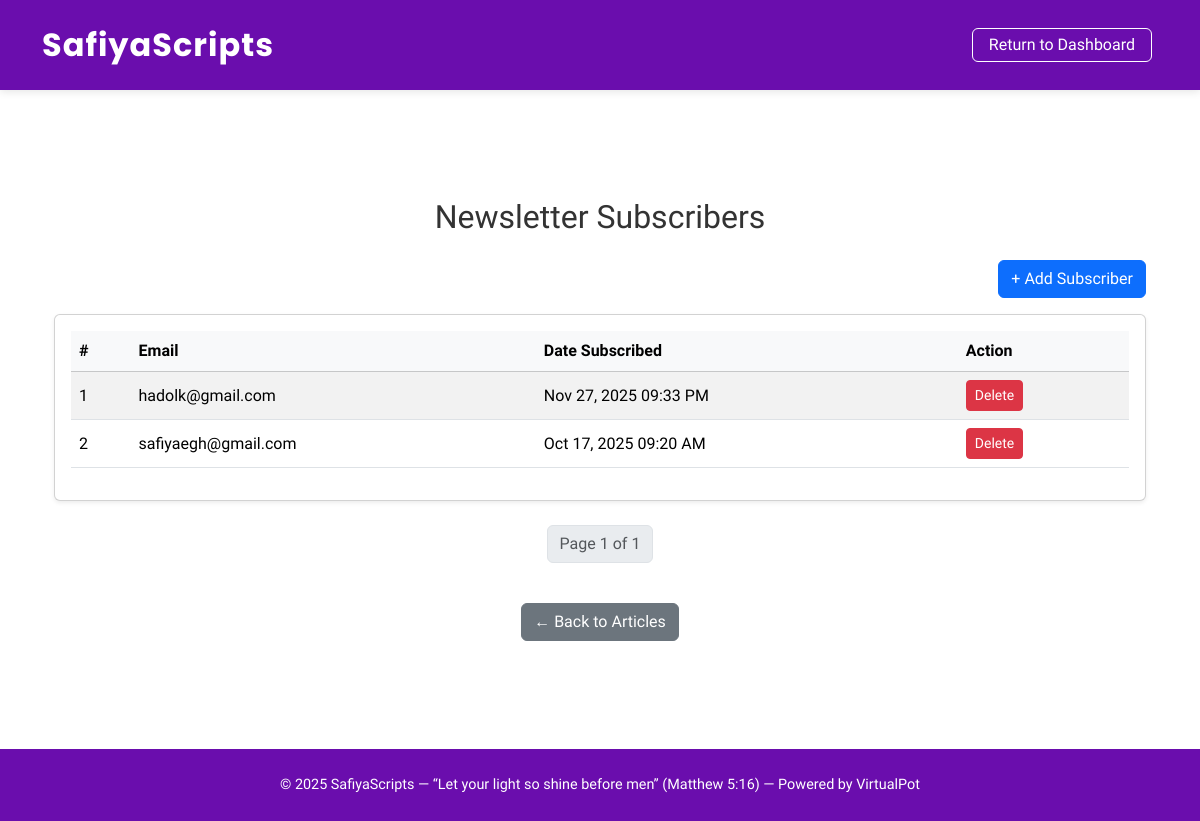
Page /articles/subscribers/ (signed in) on the committed database.
### articles/models.py (models this page shows, shortened)
class Subscriber(models.Model):
    email = models.EmailField(unique=True)
    created_at = models.DateTimeField(auto_now_add=True)  # Automatically set when created
    is_active = models.BooleanField(default=True)  # Tracks if subscriber is active/unsubscribed

### articles/views.py (the view)
@login_required
def subscribers_list(request):
    if not request.user.is_staff:
        messages.error(request, "Access denied.")
        return redirect('articles:article_list')
    subscribers = Subscriber.objects.all().order_by('-created_at')
    paginator = Paginator(subscribers, 20)
    page_number = request.GET.get('page')
    page_obj = paginator.get_page(page_number)
    return render(request, 'articles/subscribers_list.html', {'subscribers': page_obj})

### templates/articles/subscribers_list.html (shortened to what this page needs)
{% extends 'base_admin.html' %}
{% load static %}
{% block content %}
<div class="container my-5">
    <h2 class="text-center mb-4">Newsletter Subscribers</h2>
    <div class="d-flex justify-content-end mb-3">
        <a href="{% url 'articles:add_subscriber' %}" class="btn btn-primary">
            + Add Subscriber
        </a>
    </div>
    {% if subscribers %}
        <div class="card shadow-sm">
            <div class="card-body table-responsive">
                <table class="table table-striped align-middle">
                    <thead class="table-light">
                        <tr>
                            <th>#</th>
                            <th>Email</th>
                            <th>Date Subscribed</th>
                            <th>Action</th>
                        </tr>
                    </thead>
                    <tbody>
                        {% for subscriber in subscribers %}
                        <tr>
                            <td>{{ forloop.counter }}</td>
                            <td>{{ subscriber.email }}</td>
                            <td>{{ subscriber.created_at|date:"M d, Y h:i A" }}</td>
                            <td>
                                <a href="{% url 'articles:delete_subscriber' subscriber.id %}"
                                   class="btn btn-sm btn-danger"
                                   onclick="return confirm('Are you sure you want to delete this subscriber?');">
                                    Delete
                                </a>
                            </td>
                        </tr>
                        {% endfor %}
                    </tbody>
                </table>
            </div>
        </div>
        <div class="d-flex justify-content-center mt-4">
            <nav>
                <ul class="pagination">
                    <li class="page-item disabled">
                        <span class="page-link">
                            Page {{ subscribers.number }} of {{ subscribers.paginator.num_pages }}
                        </span>
                    </li>
                </ul>
            </nav>
        </div>
    {% else %}
        <div class="alert alert-info text-center mt-4">
            No subscribers yet.
        </div>
    {% endif %}
    <div class="text-center mt-4">
        <a href="{% url 'articles:article_list' %}" class="btn btn-secondary">
            ← Back to Articles
        </a>
    </div>
</div>
{% endblock %}

### templates/base_admin.html (style rules this page uses)
body { background-color: #ffffff; font-family: 'Raleway', sans-serif; color: #333; min-height: 100vh; display: flex; flex-direction: column; }

### rows in the picture
Subscriber: email "hadolk@gmail.com", created_at "Nov 27, 2025 09:33 PM"
Subscriber: email "safiyaegh@gmail.com", created_at "Oct 17, 2025 09:20 AM"

### other values in the picture
{{ subscribers.number }} "1"
{{ subscribers.paginator.num_pages }} "1"
